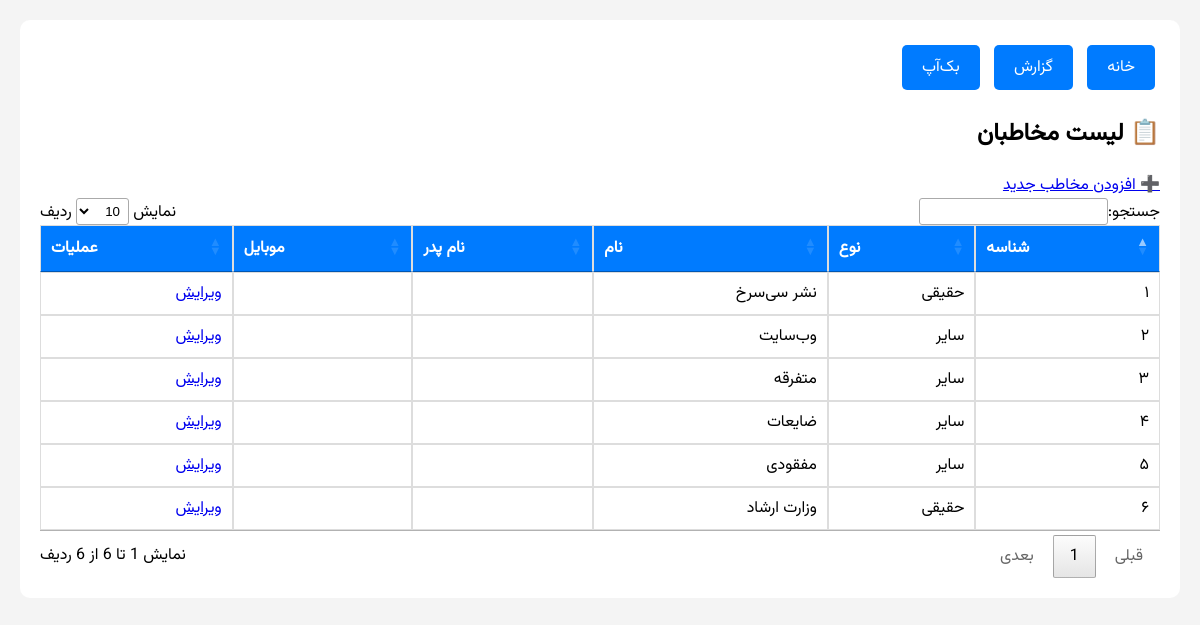
The page /contact/view on the database its author committed.
### tables this page shows
CREATE TABLE contact (
    id INTEGER PRIMARY KEY AUTOINCREMENT,
    "type" INTEGER,
    "name" TEXT,
    "father" TEXT,
    "year" INTEGER,
    "code" TEXT,
    "booklet" TEXT,
    "mobile" TEXT,
    "phone" TEXT,
    "address" TEXT,
    "postal" TEXT,
    "account" TEXT,
    "email" TEXT,
    "balance" INTEGER
);

### core/contact.py (the view)
@contact_bp.route('/view')
def contact_view():
    conn = db_manager.get_connection()
    cursor = conn.cursor()
    cursor.execute("SELECT * FROM contact")
    contacts = cursor.fetchall()
    conn.close()
    return render_template('contact_list.html', contacts=contacts)

### libraries/database_handler.py (called while the page is built)
    def get_connection(self):
        conn = sqlite3.connect(self.main_db_path)
        conn.row_factory = sqlite3.Row
        return conn

### libraries/tools.py (called while the page is built)
def persian_numbers(s):
    if s is None:
        return ''
    persian_map = str.maketrans('0123456789', '۰۱۲۳۴۵۶۷۸۹')
    return str(s).translate(persian_map)

### templates/contact_list.html
{% extends "base.html" %}
{% block content %}
<h2>📋 لیست مخاطبان</h2>
<a href="/contact/add" class="btn-add">➕ افزودن مخاطب جدید</a>
<table style="margin-top: 20px;">
    <thead>
        <tr><th>شناسه</th><th>نوع</th><th>نام</th><th>نام پدر</th><th>موبایل</th><th>عملیات</th></tr>
    </thead>
    <tbody>
        {% for c in contacts %}
        <tr>
            <td>{{ c.id|persian }}</td>
            <td>
                {% if c.type == 0 %}حقیقی
                {% elif c.type == 1 %}حقوقی
                {% else %}سایر{% endif %}
            </td>
            <td>{{ c.name }}</td>
            <td>{{ c.father }}</td>
            <td>{{ c.mobile }}</td>
            <td>
                <a href="/contact/edit/{{ c.id }}">ویرایش</a>
            </td>
        </tr>
        {% else %}
        <tr><td colspan="6">هیچ مخاطبی یافت نشد. یک مخاطب جدید اضافه کنید.</td></tr>
        {% endfor %}
    </tbody>
</table>
{% endblock %}

### templates/base.html (shortened to what this page needs)
<!DOCTYPE html>
<html lang="fa" dir="rtl">
<head>
    <link rel="stylesheet" href="{{ url_for('static', filename='css/base.css') }}">
    <link rel="stylesheet" href="{{ url_for('static', filename='css/jquery.dataTables.min.css') }}">
</head>
<body>
    <div class="container">
        <div class="menu">
            <a href="/" class="btn">خانه</a>
            <a href="/report" class="btn">گزارش</a>
            <a href="/backup" class="btn">بک‌آپ</a>
        </div>
        {% block content %}{% endblock %}
    </div>
</body>
</html>

### static/css/base.css (style rules this page uses)
body { font-family: Vazir, Tahoma, sans-serif; margin: 20px; background: #f4f4f4; }
.container { max-width: 1200px; margin: auto; background: white; padding: 20px; border-radius: 10px; }
button, .btn { background: #007bff; color: white; border: none; padding: 10px 20px; margin: 5px; cursor: pointer; border-radius: 5px; text-decoration: none; display: inline-block; }
table { width: 100%; border-collapse: collapse; margin-top: 20px; }
th, td { border: 1px solid #ddd; padding: 8px; text-align: right; }
th { background-color: #007bff; color: white; }
.menu { margin-bottom: 20px; }

### rows shown on the page
contact: id|persian "۱", type "حقیقی", name "نشر سی‌سرخ"
contact: id|persian "۲", type "سایر", name "وب‌سایت"
contact: id|persian "۳", type "سایر", name "متفرقه"
contact: id|persian "۴", type "سایر", name "ضایعات"
contact: id|persian "۵", type "سایر", name "مفقودی"
contact: id|persian "۶", type "حقیقی", name "وزارت ارشاد"
